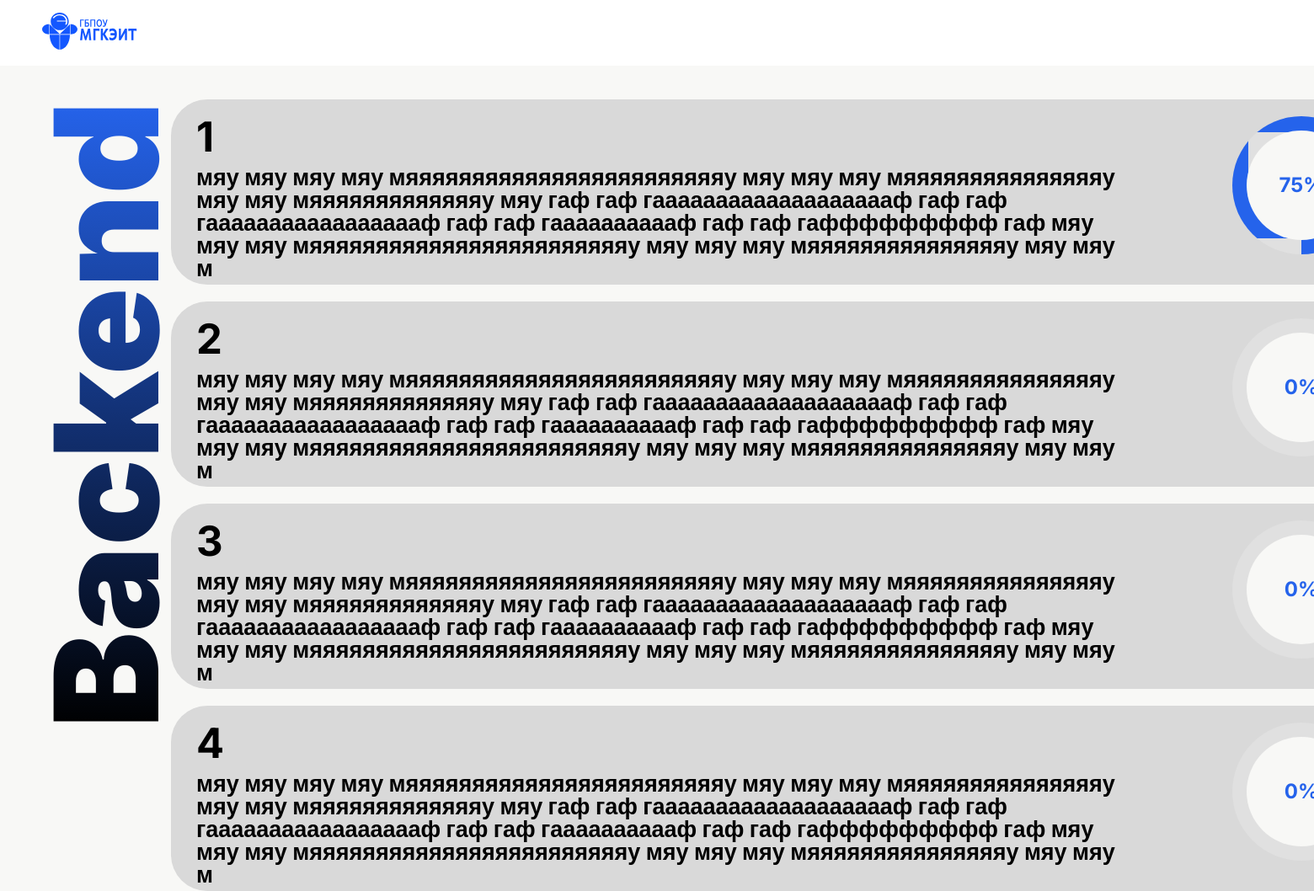
Screenshot of /sector/backend/ with the database file from the repository.
### bazaznaniy/models.py (models this page shows, shortened)
class Sector(models.Model):
    name = models.CharField('Название', max_length=200)
    slug = models.SlugField('URL', unique=True, max_length=200, blank=True)
    order = models.IntegerField('Порядок отображения', default=0)
    is_active = models.BooleanField('Активна', default=True)
    created_at = models.DateTimeField('Дата создания', auto_now_add=True)
    class Meta:
        verbose_name = 'Отрасль'
        verbose_name_plural = 'Отрасли'
        ordering = ['order', 'name']

class Lang(models.Model):
    sector = models.ForeignKey(Sector, on_delete=models.CASCADE,
                             related_name='langs', verbose_name='Отрасль')
    number = models.IntegerField('Уровень',
                                choices=[(1, '1 уровень'), (2, '2 уровень'),
                                        (3, '3 уровень'), (4, '4 уровень')])
    description = models.TextField('Описание', blank=True)
    is_active = models.BooleanField('Активен', default=True)
    class Meta:
        verbose_name = 'Язык Программирования'
        verbose_name_plural = 'Языки Программирования'
        ordering = ['sector', 'number']
        unique_together = ['sector', 'number']

### bazaznaniy/views.py (the view)
# urls.py: path('sector/<slug:slug>/', views.sector_detail, name='sector_detail'),
def sector_detail(request, slug):
    sector = get_object_or_404(Sector, slug=slug)
    return render(request, 'bazaznaniy/sector_detail.html', {'sector': sector})

### bazaznaniy/templates/bazaznaniy/sector_detail.html (shortened to what this page needs)
{% extends 'bazaznaniy/layout.html' %}
{% load static %}
{% block content %}
<h1 class="contenttitleh1">{{ sector.name }}</h1>
    {% if sector.langs.all %}
    <div class="lang-buttons">
        {% for lang in sector.langs.all %}
        <a href="{% url 'lang_detail' sector_slug=sector.slug lang_number=lang.number %}" class="lang-button">
            <div class="lang-content">
                <div class="lang-text">
                    <span class="lang-number">{{ lang.number }}</span>
                    <p class="lang-description">мяу мяу мяу мяу мяяяяяяяяяяяяяяяяяяяяяяяяу мяу мяу мяу мяяяяяяяяяяяяяяяу мяу мяу мяяяяяяяяяяяяяу мяу гаф гаф гаааааааааааааааааааф гаф гаф гаааааааааааааааааф гаф гаф гааааааааааф гаф гаф гаффффффффф гаф мяу мяу мяу мяяяяяяяяяяяяяяяяяяяяяяяяу мяу мяу мяу мяяяяяяяяяяяяяяяу мяу мяу м</p>
                </div>
                <div class="circular-progress" data-progress="75">
                    <div class="progress-value">0%</div>
                </div>
            </div>
        </a>
        {% endfor %}
    </div>
    {% else %}
    <p>Пока нет языков программирования для этой отрасли.</p>
    {% endif %}
{% endblock %}

### bazaznaniy/static/bazaznaniy/css/style.css (style rules this page uses)
* { text-decoration: none; box-sizing: border-box; }
body { font-family: 'Inter', sans-serif; line-height: 1.2; background-color: #F8F8F6; margin: 0; padding: 0; font-size: 16px; }
.contenttitleh1 { transform: rotate(-90deg) translateX(-100%); transform-origin: left top; font-size: 171px; background: linear-gradient(90deg, #000000, #2563EB); -webkit-background-clip: text; -webkit-text-fill-color: transparent; white-space: nowrap; position: absolute; left: 0; top: 0; font-weight: 900; line-height: 1; margin: 120px 0px 0px 40px; }
.lang-buttons { display: flex; flex-direction: column; gap: 20px; margin-top: 40px; justify-content: center; align-items: center; }
.lang-button { display: block; padding: 20px 30px; background-color: #D9D9D9; border-radius: 43px; width: 1454px; height: 220px; font-weight: 700; line-height: 1; text-decoration: none; transition: transform 0.3s; margin-left: 300px; }
.lang-content { display: flex; justify-content: space-between; height: 100%; gap: 20px; }
.lang-text { display: flex; flex-direction: column; flex: 1; }
.lang-number { font-size: 49px; font-weight: bold; color: #000; }
.lang-description { font-size: 27px; max-width: 1112px; margin: 5px 0 0 0; color: #000; margin-top: 10px }
.circular-progress { width: 126px; height: 126px; border-radius: 50%; background: conic-gradient(#2563EB 0deg, #e0e0e0 0deg), #2563EB; background-origin: border-box; border: 19px solid transparent; display: flex; align-items: center; justify-content: center; flex-shrink: 0; box-sizing: content-box; }
.circular-progress::before { content: ''; position: absolute; width: 130px; height: 130px; background: #F8F8F6; border-radius: 50%; }
.progress-value { position: relative; font-size: 24px; font-weight: bold; color: #2563EB; z-index: 1; }

### rows the page displays
Sector: name "Backend"
Lang: number "1"
Lang: number "2"
Lang: number "3"
Lang: number "4"
